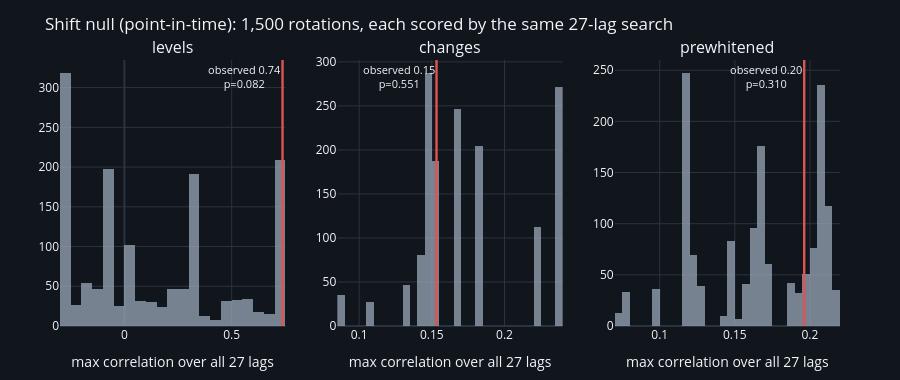

The cell this chart's notebook holds for it:
### Markdown cell above
### The nulls

Both series wander. Over ~150 weekly observations two wandering series can be
aligned to almost anything, which is why the null has to preserve the
wandering. The bar the observed peak has to clear is the distribution of the
**searched maximum** under surrogates that keep each path exactly.

### Code cell
fig = make_subplots(rows=1, cols=3, subplot_titles=("levels", "changes", "prewhitened"))
for col, tr in enumerate(("levels", "changes", "prewhitened"), start=1):
    x, y = SAMPLES["point_in_time"]
    sh = D.shift_null(x, y, LAGS, CFG, transform=tr, draws=1500,
                      rng=np.random.default_rng(91))
    r = RES[("point_in_time", tr)]
    fig.add_trace(go.Histogram(x=sh["max_corr"], nbinsx=45, marker_color=GREY,
                               opacity=0.75, showlegend=False), row=1, col=col)
    fig.add_vline(x=r["corr"], line=dict(color=RED, width=2.4), row=1, col=col,
                  annotation_text=f"observed {r['corr']:.2f}<br>p={r['p_shift']:.3f}",
                  annotation_position="top left", annotation_font_size=11)
fig.update_xaxes(title_text="max correlation over all 27 lags")
style(fig, 380, "Shift null (point-in-time): 1,500 rotations, each scored by the same 27-lag search")
fig.show()

print(SUMMARY[["vintage", "transform", "n", "argmax", "corr", "at_5w",
               "p_shift", "p_phase"]].round(3).to_string(index=False))
print("\nOne cell of six clears 0.05 on the primary null: as-published levels, at")
print("p=0.001 over 216 weeks. Every other cell fails, and the point-in-time levels")
print("peak reaches only p=0.09 against a test whose measured size is 8.3%. On")
print("changes -- the one transform whose null is exactly calibrated at 5.0% -- the")
print("maximum over all 27 lags is r=0.153, p=0.55.")

print("\nprewhitening depends on an AR order chosen by AIC, so sweep the cap:")
xpw, ypw = SAMPLES["point_in_time"]
for mp in (2, 4, 6, 8, 12, 16):
    xt, yt, info = D.transform_pair(xpw, ypw, "prewhitened", max_p=mp)
    Xm, Ym, _ = D.lag_matrix(xt, yt, LAGS)
    cc = D.lag_curve_common(Xm, Ym, LAGS)
    j = int(np.nanargmax(cc["corr"].to_numpy()))
    print(f"  cap {mp:2d} -> order {info['ar_order']:2d}"
          f"{' (AT THE CAP)' if info['ar_order'] == mp else '':14s}"
          f"  argmax {int(cc['lag_weeks'].iloc[j]):+3d}w  r {cc['corr'].iloc[j]:.3f}"
          f"  at+5w {float(cc.loc[cc['lag_weeks'] == 5, 'corr'].iloc[0]):+.3f}")
print("  -> +12w or +13w throughout. The order choice does not move the answer.")

### Figure 1 — Plotly figure (JSON) as saved in the notebook; plotly's stock layout.template omitted (floating-point values rounded to 4 significant figures; data arrays with more than 128 entries replaced by an {"elided": "..."} marker saying what was removed)
{"data": [{"marker": {"color": "#9aa7b8"}, "nbinsx": 45, "opacity": 0.75, "showlegend": false, "type": "histogram", "x": {"elided": "1500 float values"}, "xaxis": "x", "yaxis": "y"}, {"marker": {"color": "#9aa7b8"}, "nbinsx": 45, "opacity": 0.75, "showlegend": false, "type": "histogram", "x": {"elided": "1500 float values"}, "xaxis": "x2", "yaxis": "y2"}, {"marker": {"color": "#9aa7b8"}, "nbinsx": 45, "opacity": 0.75, "showlegend": false, "type": "histogram", "x": {"elided": "1500 float values"}, "xaxis": "x3", "yaxis": "y3"}], "layout": {"annotations": [{"font": {"size": 16}, "showarrow": false, "text": "levels", "x": 0.1444, "xanchor": "center", "xref": "paper", "y": 1.0, "yanchor": "bottom", "yref": "paper"}, {"font": {"size": 16}, "showarrow": false, "text": "changes", "x": 0.5, "xanchor": "center", "xref": "paper", "y": 1.0, "yanchor": "bottom", "yref": "paper"}, {"font": {"size": 16}, "showarrow": false, "text": "prewhitened", "x": 0.8556, "xanchor": "center", "xref": "paper", "y": 1.0, "yanchor": "bottom", "yref": "paper"}, {"font": {"size": 11}, "showarrow": false, "text": "observed 0.74<br>p=0.082", "x": 0.737, "xanchor": "right", "xref": "x", "y": 1, "yanchor": "top", "yref": "y domain"}, {"font": {"size": 11}, "showarrow": false, "text": "observed 0.15<br>p=0.551", "x": 0.1532, "xanchor": "right", "xref": "x2", "y": 1, "yanchor": "top", "yref": "y2 domain"}, {"font": {"size": 11}, "showarrow": false, "text": "observed 0.20<br>p=0.310", "x": 0.1962, "xanchor": "right", "xref": "x3", "y": 1, "yanchor": "top", "yref": "y3 domain"}], "font": {"size": 12}, "height": 380, "legend": {"orientation": "h", "x": 0, "y": 1.02, "yanchor": "bottom"}, "margin": {"b": 50, "l": 60, "r": 60, "t": 60}, "paper_bgcolor": "#11151c", "plot_bgcolor": "#11151c", "shapes": [{"line": {"color": "#e05353", "width": 2.4}, "type": "line", "x0": 0.737, "x1": 0.737, "xref": "x", "y0": 0, "y1": 1, "yref": "y domain"}, {"line": {"color": "#e05353", "width": 2.4}, "type": "line", "x0": 0.1532, "x1": 0.1532, "xref": "x2", "y0": 0, "y1": 1, "yref": "y2 domain"}, {"line": {"color": "#e05353", "width": 2.4}, "type": "line", "x0": 0.1962, "x1": 0.1962, "xref": "x3", "y0": 0, "y1": 1, "yref": "y3 domain"}], "title": {"text": "Shift null (point-in-time): 1,500 rotations, each scored by the same 27-lag search"}, "xaxis": {"anchor": "y", "domain": [0.0, 0.2889], "gridcolor": "#2a3340", "title": {"text": "max correlation over all 27 lags"}, "zerolinecolor": "#2a3340"}, "xaxis2": {"anchor": "y2", "domain": [0.3556, 0.6444], "gridcolor": "#2a3340", "title": {"text": "max correlation over all 27 lags"}, "zerolinecolor": "#2a3340"}, "xaxis3": {"anchor": "y3", "domain": [0.7111, 1.0], "gridcolor": "#2a3340", "title": {"text": "max correlation over all 27 lags"}, "zerolinecolor": "#2a3340"}, "yaxis": {"anchor": "x", "domain": [0.0, 1.0], "gridcolor": "#2a3340", "zerolinecolor": "#2a3340"}, "yaxis2": {"anchor": "x2", "domain": [0.0, 1.0], "gridcolor": "#2a3340", "zerolinecolor": "#2a3340"}, "yaxis3": {"anchor": "x3", "domain": [0.0, 1.0], "gridcolor": "#2a3340", "zerolinecolor": "#2a3340"}}}
